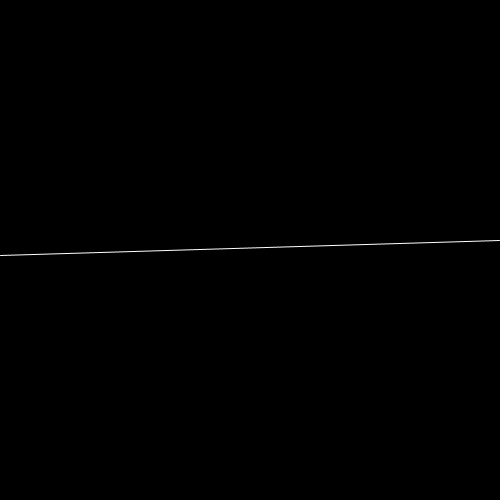
Frame 1 (no input)
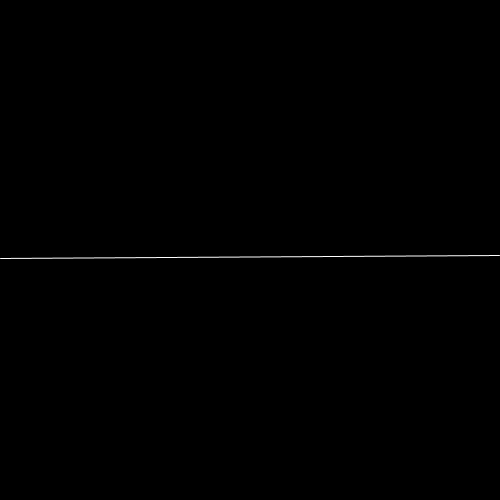
Frame 60 (the mouse pressed at the canvas centre just before this capture)
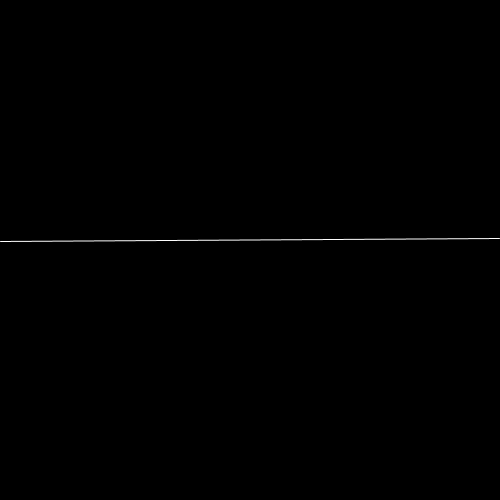
Frame 120 (the mouse held since frame 60 and released just before this capture)

The Processing sketch that drew these frames (run headless with seeded random() and noise(); from frame 60 on, the mouse is pressed at the canvas centre):

// Processing sketch: processing_130084
// ── processing_130084.pde

void setup() {
  size(500,500);
  frameRate(75);
}
void draw(){
  background(0);
  stroke (255);
  line ( 0, (random(230,270)), 499, (random(230,270)) );
}
